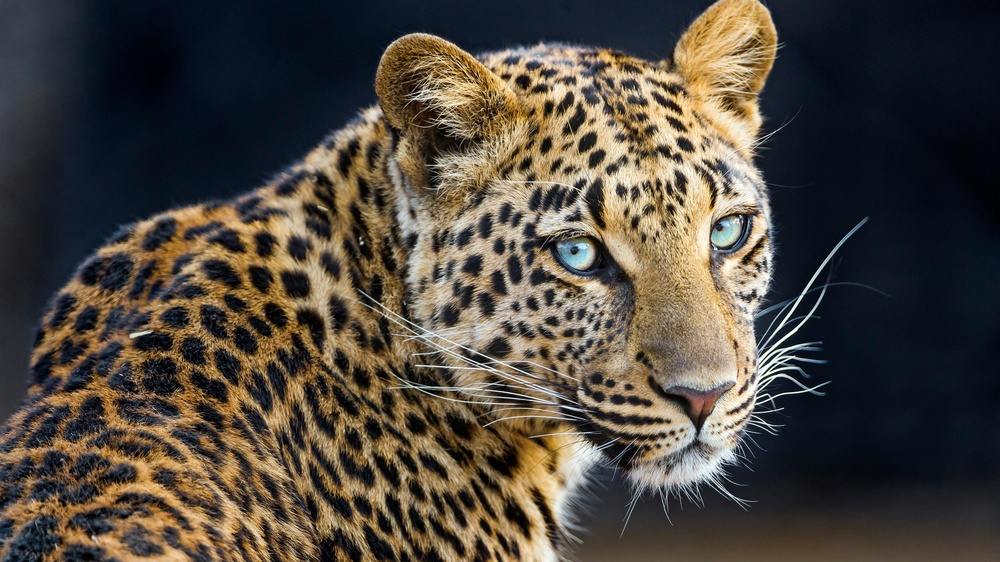
#> input picture multimedia/lenna.jpg, 1000 x 562 px, shrunk from 4000 x 2250 before the run, found by its file name
$ python grayImage.py
#> lines starting #> are read from the running program, lines starting #| are printed output that depends on the picture; after the words box and inside, x2 and y2 are one past the last pixel; in counts of white or black regions, pixels touching at a corner belong together
import cv2
import numpy as np

def to_grayscale(image):
    height, width, _ = image.shape
    grayscale_image = [[0] * width for _ in range(height)]
    for i in range(height):
        for j in range(width):
            b, g, r = image[i, j]
            grayscale_value = (int(r) + int(g) + int(b)) // 3  # Prevent overflow
            grayscale_image[i][j] = grayscale_value
    return grayscale_image

def to_binary(grayscale_image, threshold=128):
    height = len(grayscale_image)
    width = len(grayscale_image[0])
    binary_image = [[0] * width for _ in range(height)]
    for i in range(height):
        for j in range(width):
            binary_image[i][j] = 255 if grayscale_image[i][j] >= threshold else 0
    return binary_image

# Load the image
image = cv2.imread('C:/Users/ishwo/Desktop/it-is-it/practical/multimedia/lenna.jpg')
#> image is the input picture: shape (562, 1000, 3); mean B, G, R 62.1, 70.7, 78.1
if image is None:
    print("Error: Image not found.")
    exit()

# Convert to grayscale and binary
grayscale_image = to_grayscale(image)
#> after the loop in to_grayscale, `for i in range(height):`: grayscale_image = 562 items
#> grayscale_image = 562 items
binary_image = to_binary(grayscale_image)
#> in to_binary, `height = len(grayscale_image)`: height = 562
#> in to_binary, `binary_image = [[0] * width for _ in range(height)]`: binary_image = 562 items
#> binary_image = 562 items

# Convert lists to NumPy arrays
grayscale_image_np = np.array(grayscale_image, dtype=np.uint8)
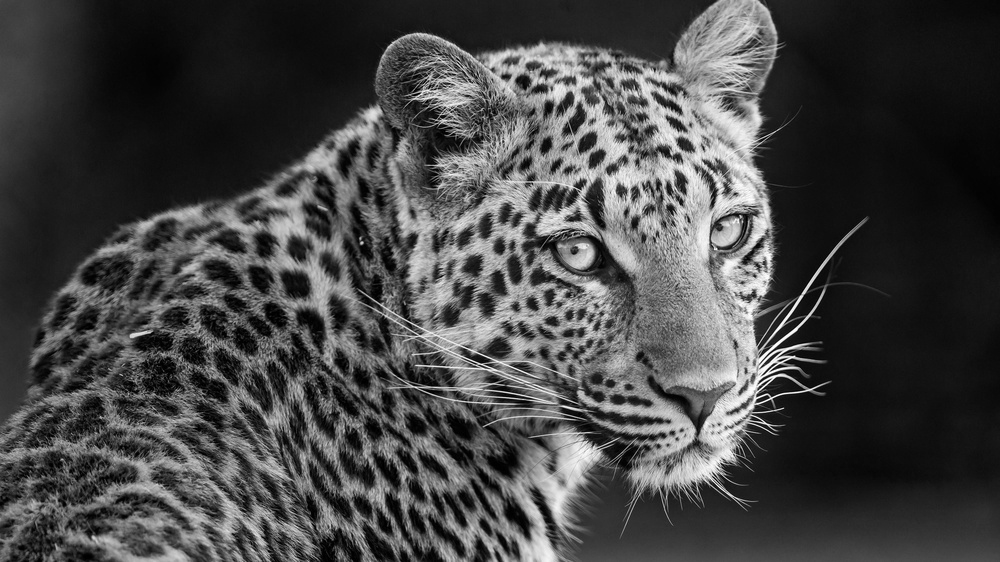
#> grayscale_image_np: shape (562, 1000); min 0, max 254, mean 70
binary_image_np = np.array(binary_image, dtype=np.uint8)
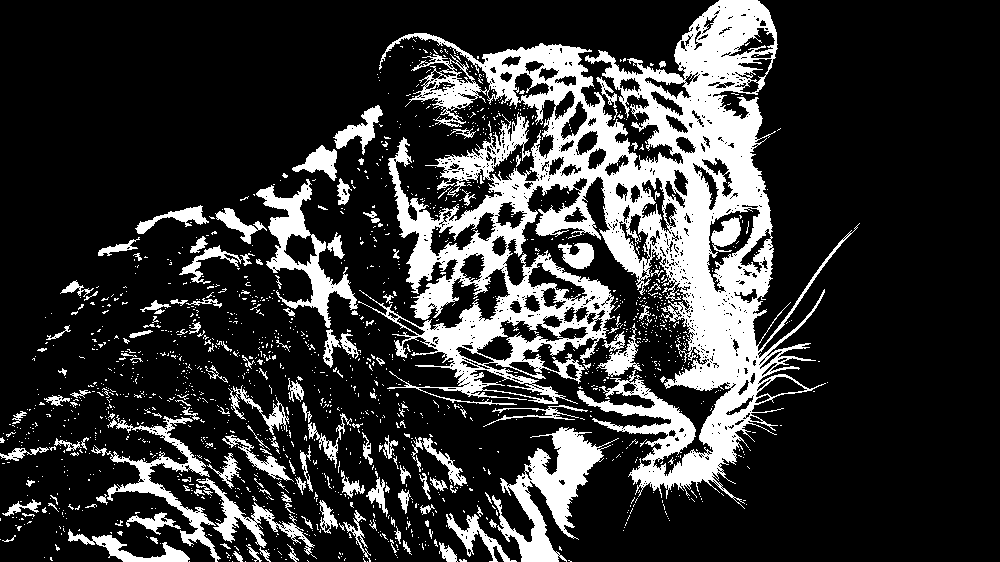
#> binary_image_np: shape (562, 1000); 20.7% white; 1582 white regions (1427 under 20 px), largest, box (x1, y1, x2, y2) and area: (358, 0, 860, 509) 77191, (492, 427, 619, 562) 5839, (256, 179, 358, 328) 3817

# Save the results as files
cv2.imwrite("grayscale_image.jpg", grayscale_image_np)
cv2.imwrite("binary_image.jpg", binary_image_np)
print("Images saved as 'grayscale_image.jpg' and 'binary_image.jpg'")

$ run again, with multimedia/lion.jpg copied over multimedia/lenna.jpg
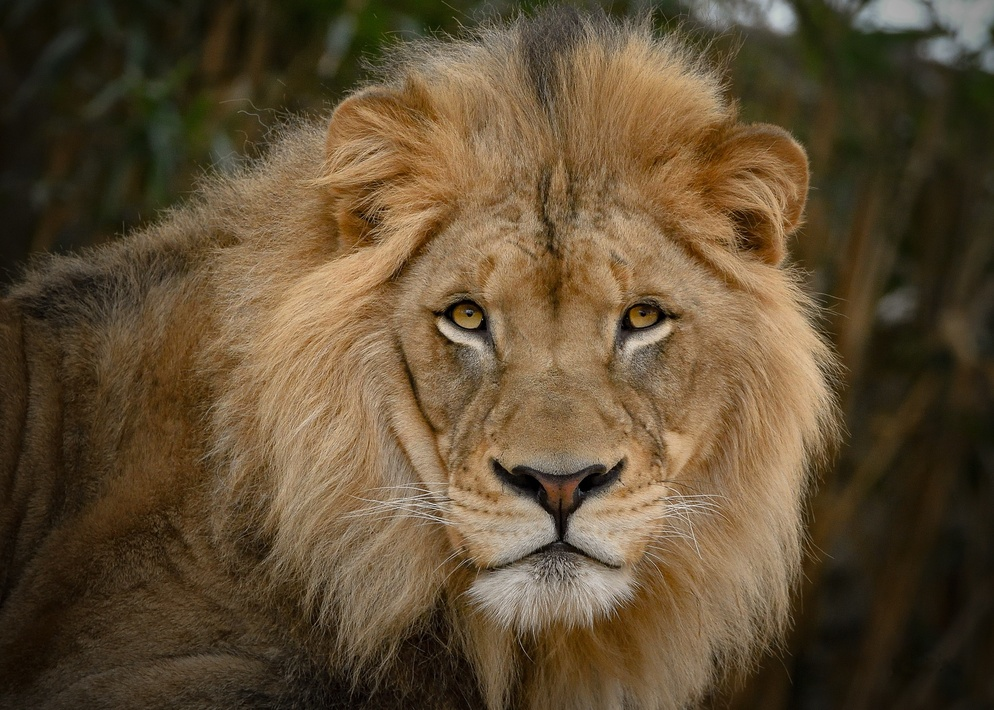
#> input picture multimedia/lion.jpg, 994 x 710 px, shrunk from 2048 x 1464 before the run, found by its file name
#> image is the input picture: shape (710, 994, 3); mean B, G, R 51.6, 77.5, 95.6
#> after the loop in to_grayscale, `for i in range(height):`: grayscale_image = 710 items
#> in to_binary, `height = len(grayscale_image)`: height = 710
#> in to_binary, `binary_image = [[0] * width for _ in range(height)]`: binary_image = 710 items
#> `grayscale_image_np = np.array(grayscale_image, dtype=np.uint8)`:
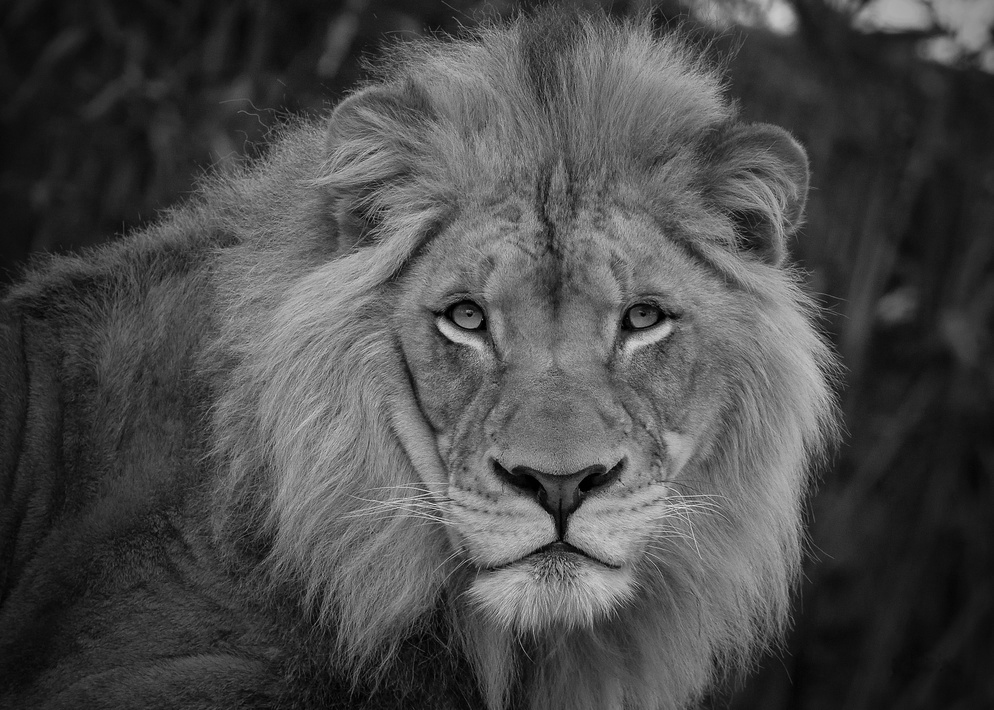
#> grayscale_image_np: shape (710, 994); min 0, max 236, mean 74.6
#> `binary_image_np = np.array(binary_image, dtype=np.uint8)`:
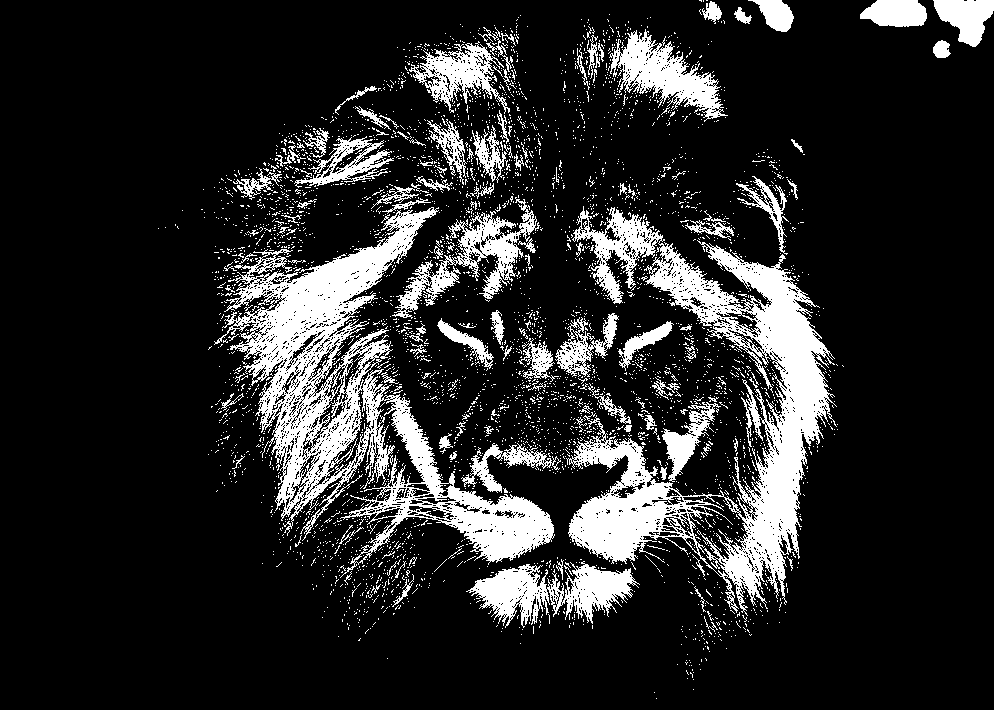
#> binary_image_np: shape (710, 994); 15.9% white; 4103 white regions (3977 under 20 px), largest, box (x1, y1, x2, y2) and area: (566, 206, 837, 616) 32435, (214, 207, 555, 578) 31554, (466, 561, 640, 628) 5326

$ run again, with multimedia/trump.jpg copied over multimedia/lenna.jpg
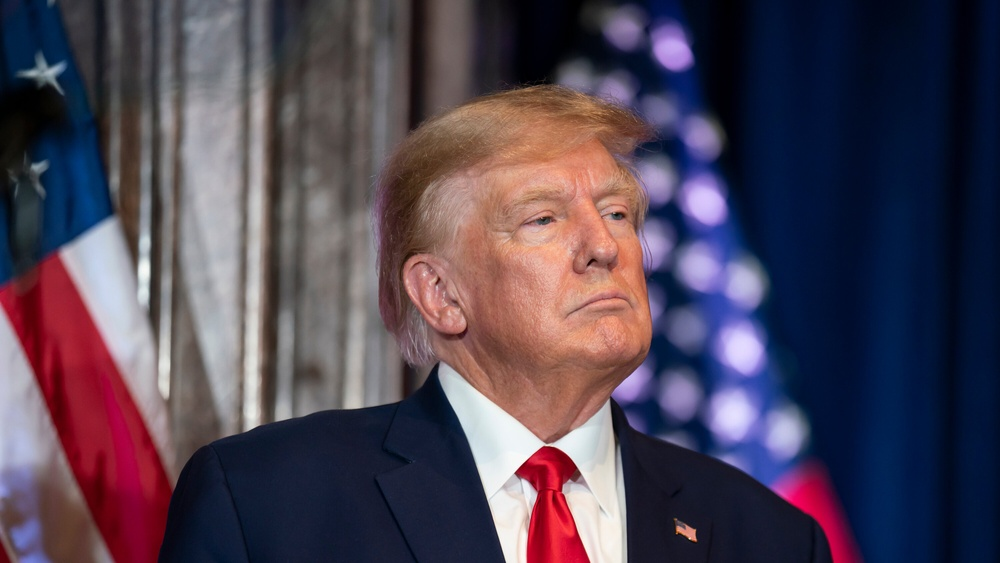
#> input picture multimedia/trump.jpg, 1000 x 563 px, shrunk from 3000 x 1688 before the run, found by its file name
#> image is the input picture: shape (563, 1000, 3); mean B, G, R 84.3, 68.3, 79.3
#> after the loop in to_grayscale, `for i in range(height):`: grayscale_image = 563 items
#> in to_binary, `height = len(grayscale_image)`: height = 563
#> in to_binary, `binary_image = [[0] * width for _ in range(height)]`: binary_image = 563 items
#> `grayscale_image_np = np.array(grayscale_image, dtype=np.uint8)`:
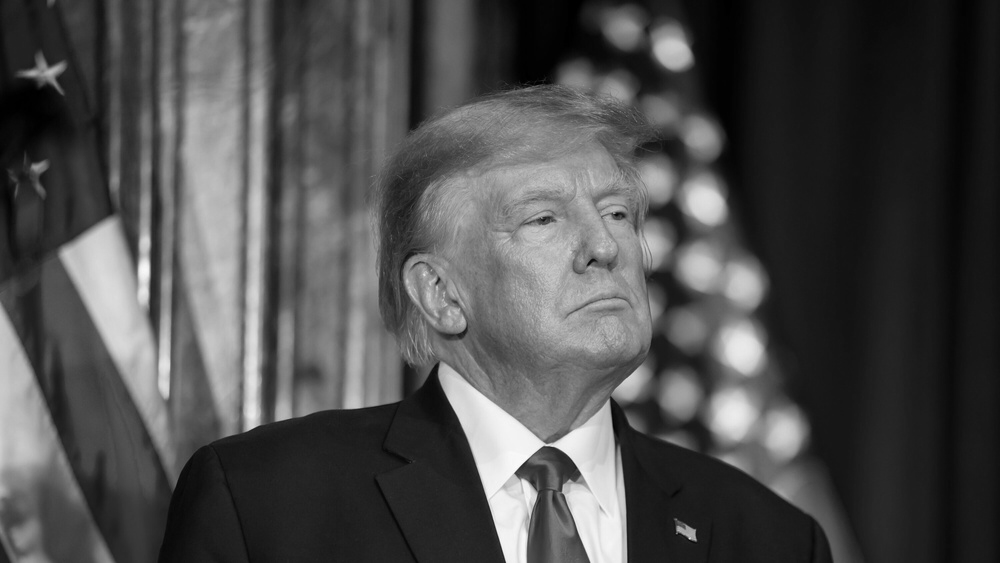
#> grayscale_image_np: shape (563, 1000); min 0, max 252, mean 77
#> `binary_image_np = np.array(binary_image, dtype=np.uint8)`:
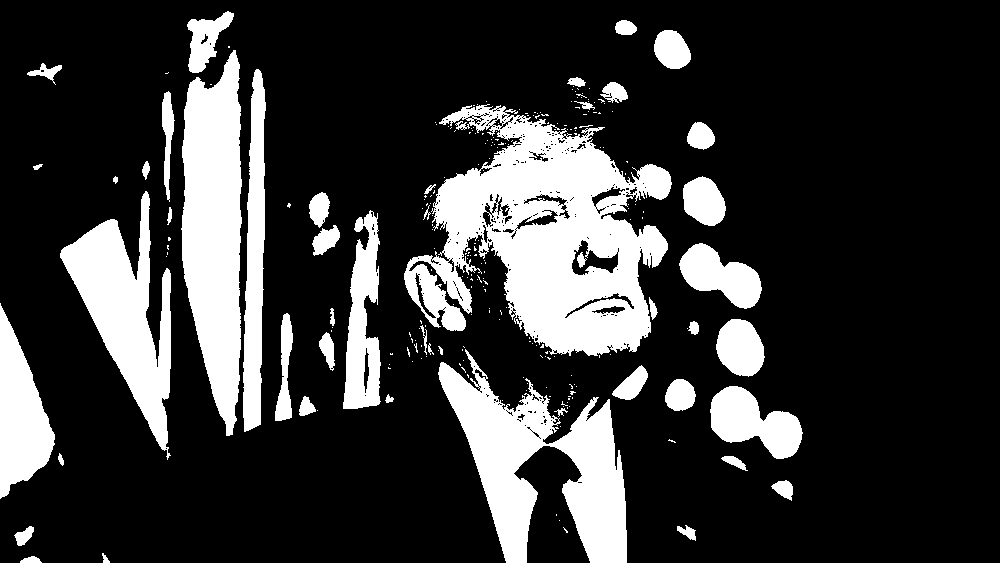
#> binary_image_np: shape (563, 1000); 21.5% white; 246 white regions (197 under 20 px), largest, box (x1, y1, x2, y2) and area: (404, 104, 672, 356) 35857, (438, 349, 627, 563) 17774, (181, 50, 242, 436) 16861
